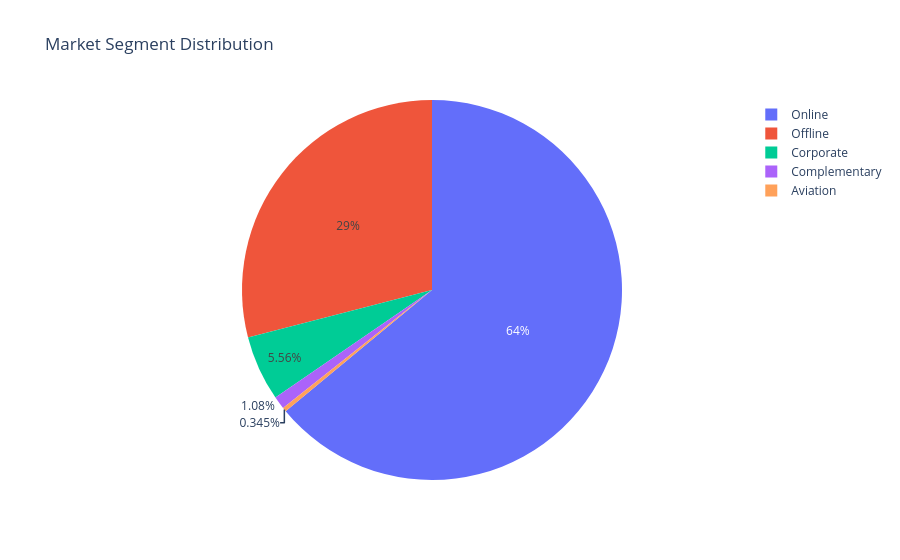

Notebook code cell kept with this figure:
### Code cell
import plotly.express as px

market_counts = data['market_segment_type'].value_counts()

fig = px.pie(
    names=market_counts.index,
    values=market_counts.values,
    title='Market Segment Distribution'
)

fig.show()

### Figure 1 — Plotly figure (JSON) as saved in the notebook; plotly's stock layout.template omitted (floating-point values rounded to 4 significant figures)
{"data": [{"domain": {"x": [0, 1], "y": [0, 1]}, "hovertemplate": "label=%{label}<br>value=%{value}<extra></extra>", "labels": ["Online", "Offline", "Corporate", "Complementary", "Aviation"], "legendgroup": "", "name": "", "showlegend": true, "type": "pie", "values": [23214, 10528, 2017, 391, 125]}], "layout": {"legend": {"tracegroupgap": 0}, "title": {"text": "Market Segment Distribution"}}}
